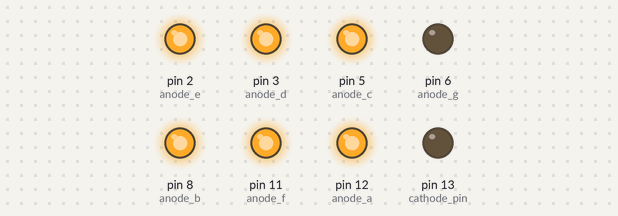
Simulated run of this sketch. Board: Arduino Uno, built with avr-gcc and run on an emulated ATmega328P. Shown: output pins drawn as LEDs (lit = HIGH).

Above: at 0.2 s.
At 1.2 s:
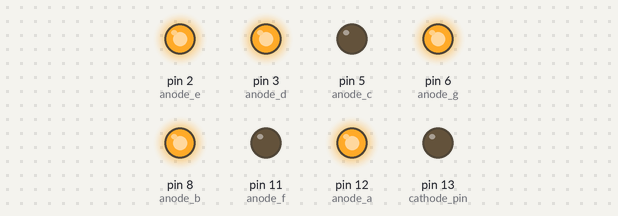
At 1.7 s:
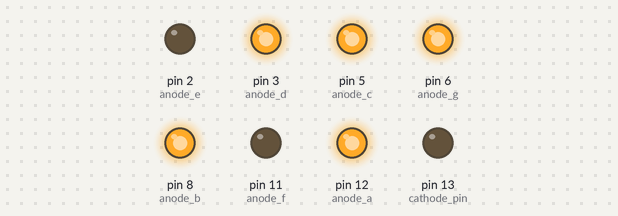
At 2.7 s:
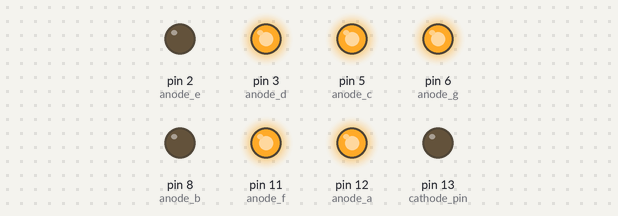
At 4.2 s:
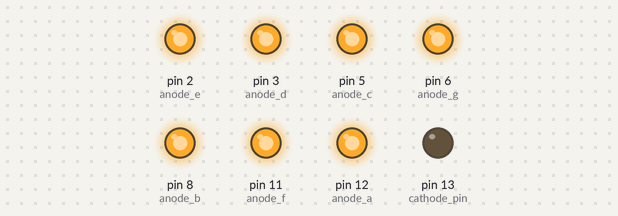
At 5.7 s:
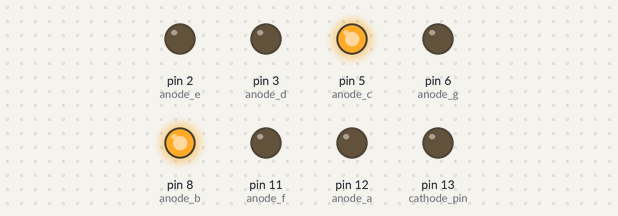
Timing chart, 0 to 6.5 s (numbered marks = the images above):
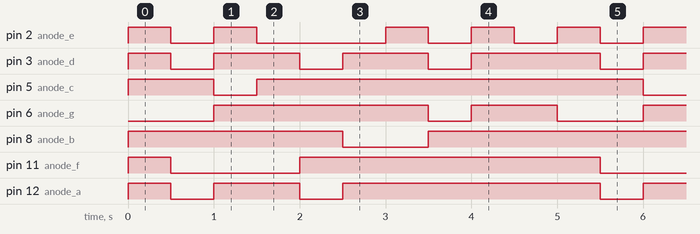

Measured:
- by itself, pin 2 (anode_e): repeats every 5.0 s: LOW 0.50 s, HIGH 0.50 s, LOW 1.5 s, 2 × (HIGH 0.50 s, LOW 0.50 s), HIGH 0.50 s
- by itself, pin 3 (anode_d): repeats every 5.0 s: 2 × (LOW 0.50 s, HIGH 1.0 s), LOW 0.50 s, HIGH 1.5 s
- by itself, pin 5 (anode_c): repeats every 5.0 s: LOW 0.50 s, HIGH 4.5 s
- by itself, pin 6 (anode_g): repeats every 5.0 s: LOW 0.50 s, HIGH 1.0 s, LOW 1.0 s, HIGH 2.5 s
- by itself, pin 8 (anode_b): repeats every 5.0 s: LOW 1.0 s, HIGH 4.0 s
- by itself, pin 11 (anode_f): repeats every 5.0 s: LOW 1.5 s, HIGH 3.5 s
- by itself, pin 12 (anode_a): repeats every 5.0 s: LOW 0.50 s, HIGH 1.0 s, LOW 0.50 s, HIGH 3.0 s

The sketch:

seven_segment_led06.ino
```cpp
const int anode_a = 12;  //アノードに接続するArduinoのピン
const int anode_b = 8;
const int anode_c = 5;
const int anode_d = 3;
const int anode_e = 2;
const int anode_f = 11;
const int anode_g = 6;
const int cathode_pin = 13; // カソードに接続するArduinoのピン

// 数字と表示させるセグメントの関係
const int digits[] = {
  0b00111111, // 0
  0b00000110, // 1
  0b01011011, // 2
  0b01001111, // 3
  0b01100110, // 4
  0b01101101, // 5
  0b01111101, // 6
  0b00100111, // 7
  0b01111111, // 8
  0b01101111, // 9
};

// 数字を表示する
void display_number (int n) {
  // digits[n]の各ビットを調べて対応するセグメントを点灯・消灯する
  digitalWrite(anode_a, digits[n] & 0b00000001 ? HIGH : LOW);
  digitalWrite(anode_b, digits[n] & 0b00000010 ? HIGH : LOW);
  digitalWrite(anode_c, digits[n] & 0b00000100 ? HIGH : LOW);
  digitalWrite(anode_d, digits[n] & 0b00001000 ? HIGH : LOW);
  digitalWrite(anode_e, digits[n] & 0b00010000 ? HIGH : LOW);
  digitalWrite(anode_f, digits[n] & 0b00100000 ? HIGH : LOW);
  digitalWrite(anode_g, digits[n] & 0b01000000 ? HIGH : LOW);
}

void setup () {
  pinMode(anode_a, OUTPUT);
  pinMode(anode_b, OUTPUT);
  pinMode(anode_c, OUTPUT);
  pinMode(anode_d, OUTPUT);
  pinMode(anode_e, OUTPUT);
  pinMode(anode_f, OUTPUT);
  pinMode(anode_g, OUTPUT);
  pinMode(cathode_pin, OUTPUT);
}

void loop () {
  digitalWrite(cathode_pin, LOW);
  display_number(0);
  delay(500);
  display_number(1);
  delay(500);
  display_number(2);
  delay(500);
  display_number(3);
  delay(500);
  display_number(4);
  delay(500);
  display_number(5);
  delay(500);
  display_number(6);
  delay(500);
  display_number(7);
  delay(500);
  display_number(8);
  delay(500);
  display_number(9);
  delay(500);
}
```
